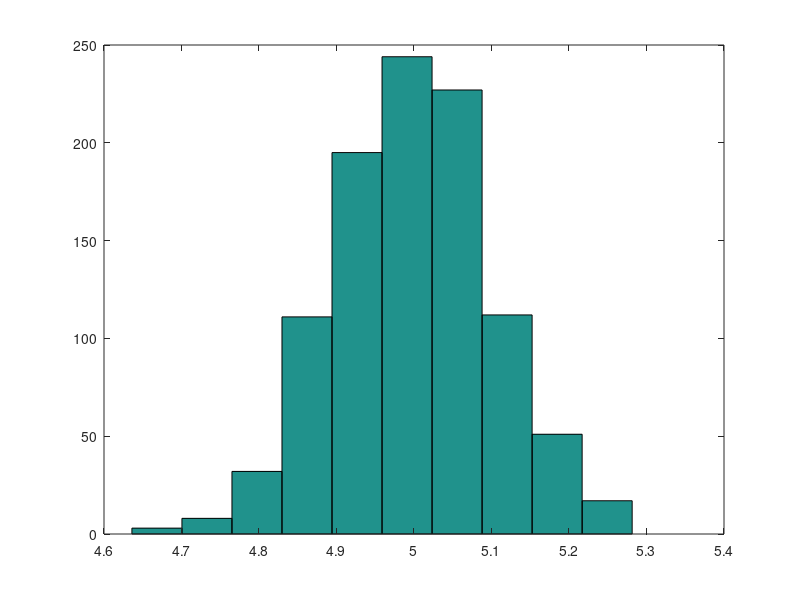

Recreate this plot in MATLAB.
%_____%
% E01 %
%_____%

clc
clear
%% 1.
B = randn(3,4);
B(1,1) = 0;
B(:,2) = [];

%% 2.
A = randn(2,5);
D = A(:,1:3);
F = A(:,[2,4]);

%% 3.
% ich gehe davon das dass es mit matrix B gemeint ist.
B'
inv(B)
det(B)

%% 4.
z = randn(100,1);
z_mean = sum(z) / 100;
mean(z) - z_mean
square_div = z-z_mean;
z_var = square_div' * square_div /99;
z_std = sqrt(z_var);
z_var - var(z)
z_std - std(z)

%% 5.
z_sorted = z;
for i=1:100 
    for j=1:i
        if z_sorted(j) > z_sorted(i)
            foo = z_sorted(j);
            z_sorted(j) = z_sorted(i);
            z_sorted(i) = foo;
        end
    end
end
all(z_sorted == sort(z))

%% 6.
alpha = 0.1;
Ci = z_mean + z_std * tinv(1-alpha/2, 99) * [-1 ,1]
hist(z);

%% 7.
s = randn(100, 1);
s = sqrt(2)*s + 1;

%% 8.
X = randn(100, 1);
u = randn(100, 1);
beta = 5;
y = beta * X + u;
beta_hat = inv(X'*X) * X'* y
beta_hat - beta

% why is it not exactly 5? 
% Das ist nicht zu erwarten (beduetet auch nichts). 
% beta_hat wäre genau 5, wenn Fehlerterm deterministisch wäre, also u gleich
% 0 für jede Beobachtung.

%% 9.
Beta = zeros(1000,1);
for r=1:1000
    X = randn(100, 1);
    u = randn(100,1);
    y = beta * X + u;
    Beta(r) = inv(X'*X) * X'* y;
end
mean(Beta)
hist(Beta)